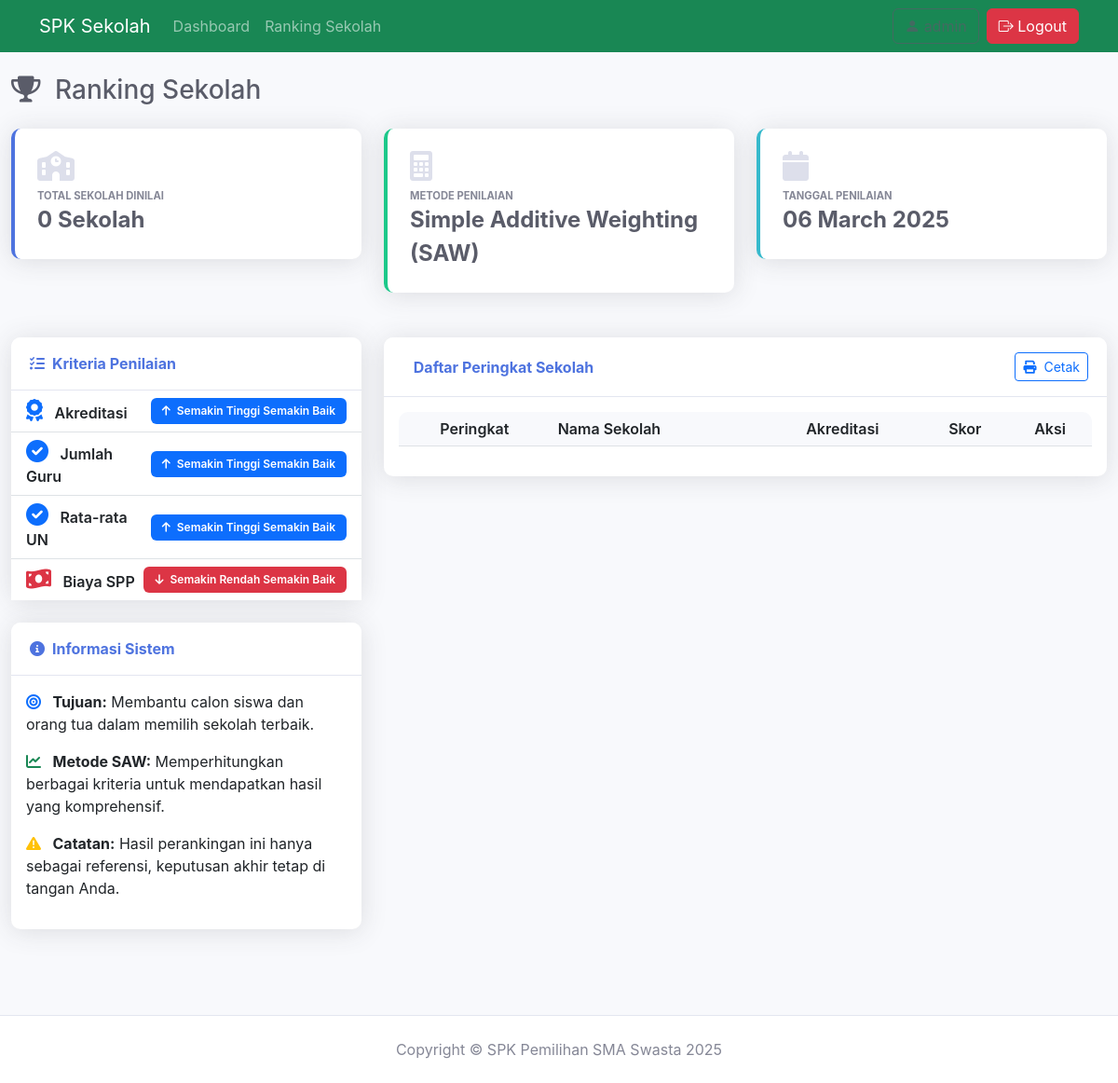
/user/lihat_ranking.php (signed in), run on the app's committed database.
### tables this page shows
CREATE TABLE `kriteria` (
  `id_kriteria` INT AUTO_INCREMENT PRIMARY KEY,
  `nama_kriteria` VARCHAR(100) NOT NULL,
  `bobot` DECIMAL(5,2) NOT NULL,
  `tipe` ENUM('benefit', 'cost') NOT NULL
);

### user/lihat_ranking.php (the view, shortened to what this page needs)
<?php
require_once '../config.php';
require_once 'navbar.php';
$kriteria = mysqli_query($koneksi, "SELECT * FROM kriteria");
$kriteria_data = [];
while($k = mysqli_fetch_assoc($kriteria)) {
    $kriteria_data[] = $k;
}
$ranking = mysqli_query($koneksi, "
    SELECT ha.total_skor, ha.peringkat, s.*
    FROM hasil_akhir ha
    JOIN sekolah s ON ha.id_sekolah = s.id_sekolah
    ORDER BY ha.total_skor DESC
");
$total_sekolah = mysqli_num_rows($ranking);
?>
<!DOCTYPE html>
<html lang="id">
<head>
    <link href="https://cdn.jsdelivr.net/npm/bootstrap@5.3.0-alpha1/dist/css/bootstrap.min.css" rel="stylesheet">
    <link rel="stylesheet" href="https://cdnjs.cloudflare.com/ajax/libs/font-awesome/6.0.0/css/all.min.css">
</head>
<body>
    <div class="container-fluid py-4">
        <h1 class="h3 mb-4 text-gray-500">
            <i class="fas fa-trophy me-2"></i> Ranking Sekolah
        </h1>
        <div class="row mb-4">
            <div class="col-xl-4 col-md-6 mb-4">
                <div class="stat-card stat-card-primary">
                    <div class="stat-card-icon">
                        <i class="fas fa-school"></i>
                    </div>
                    <div class="stat-card-title">Total Sekolah Dinilai</div>
                    <div class="stat-card-value"><?php echo $total_sekolah; ?> Sekolah</div>
                </div>
            </div>
            <div class="col-xl-4 col-md-6 mb-4">
                <div class="stat-card stat-card-success">
                    <div class="stat-card-icon">
                        <i class="fas fa-calculator"></i>
                    </div>
                    <div class="stat-card-title">Metode Penilaian</div>
                    <div class="stat-card-value">Simple Additive Weighting (SAW)</div>
                </div>
            </div>
            <div class="col-xl-4 col-md-12 mb-4">
                <div class="stat-card" style="border-left-color: #36b9cc;">
                    <div class="stat-card-icon">
                        <i class="fas fa-calendar"></i>
                    </div>
                    <div class="stat-card-title">Tanggal Penilaian</div>
                    <div class="stat-card-value"><?php echo date("d F Y"); ?></div>
                </div>
            </div>
        </div>
        <div class="row">
            <div class="col-lg-4 mb-4">
                <div class="card">
                    <div class="card-header d-flex align-items-center">
                        <i class="fas fa-list-check me-2"></i>
                        <span>Kriteria Penilaian</span>
                    </div>
                    <div class="card-body p-0">
                        <div class="list-group list-group-flush">
                            <?php
                            $icons = [
                                'rata_un' => 'fas fa-graduation-cap',
                                'total_guru' => 'fas fa-chalkboard-teacher',
                                'biaya_spp' => 'fas fa-money-bill-wave',
                                'akreditasi' => 'fas fa-award',
                                'default' => 'fas fa-check-circle'
                            ];
                            foreach($kriteria_data as $k) {
                                $icon_key = strtolower(str_replace(' ', '_', $k['nama_kriteria']));
                                $icon = isset($icons[$icon_key]) ? $icons[$icon_key] : $icons['default'];
                                $badge_color = $k['tipe'] == 'benefit' ? 'primary' : 'danger';
                            ?>
                                <div class="list-group-item criterion-card d-flex justify-content-between align-items-center">
                                    <div>
                                        <i class="<?php echo $icon; ?> criterion-icon text-<?php echo $badge_color; ?>"></i>
                                        <span class="fw-semibold"><?php echo $k['nama_kriteria']; ?></span>
                                    </div>
                                    <span class="badge bg-<?php echo $badge_color; ?> badge-criteria">
                                        <i class="fas <?php echo $k['tipe'] == 'benefit' ? 'fa-arrow-up' : 'fa-arrow-down'; ?> me-1"></i>
                                        <?php
                                        echo $k['tipe'] == 'benefit' ? 'Semakin Tinggi Semakin Baik' : 'Semakin Rendah Semakin Baik';
                                        ?>
                                    </span>
                                </div>
                            <?php } ?>
                        </div>
                    </div>
                </div>
                <div class="card mt-4">
                    <div class="card-header d-flex align-items-center">
                        <i class="fas fa-info-circle me-2"></i>
                        <span>Informasi Sistem</span>
                    </div>
                    <div class="card-body">
                        <p><i class="fas fa-bullseye text-primary me-2"></i> <strong>Tujuan:</strong> Membantu calon siswa dan orang tua dalam memilih sekolah terbaik.</p>
                        <p><i class="fas fa-chart-line text-success me-2"></i> <strong>Metode SAW:</strong> Memperhitungkan berbagai kriteria untuk mendapatkan hasil yang komprehensif.</p>
                        <p><i class="fas fa-exclamation-triangle text-warning me-2"></i> <strong>Catatan:</strong> Hasil perankingan ini hanya sebagai referensi, keputusan akhir tetap di tangan Anda.</p>
                    </div>
                </div>
            </div>
            <div class="col-lg-8">
                <div class="card">
                    <div class="card-header d-flex align-items-center justify-content-between">
                        <div>
                            <span>Daftar Peringkat Sekolah</span>
                        </div>
                        <div>
                            <button class="btn btn-sm btn-outline-primary" id="printBtn">
                                <i class="fas fa-print me-1"></i> Cetak
                            </button>
                        </div>
                    </div>
                    <div class="card-body">
                        <div class="table-responsive">
                            <table class="table table-hover" id="rankingTable">
                                <thead>
                                    <tr>
                                        <th class="text-center">Peringkat</th>
                                        <th>Nama Sekolah</th>
                                        <th class="text-center">Akreditasi</th>
                                        <th class="text-center">Skor</th>
                                        <th class="text-center">Aksi</th>
                                    </tr>
                                </thead>
                            </table>
                        </div>
                    </div>
                </div>
            </div>
        </div>
    </div>
    <div class="mt-4">
        <?php require_once 'footer.php'; ?>
    </div>
</body>
</html>

### user/lihat_ranking.php (style rules this page uses)
:root { --primary-color: #4e73df; --secondary-color: #f8f9fc; --text-primary: #5a5c69; --text-secondary: #858796; }
body { background-color: #f8f9fc; color: var(--text-primary); font-family: 'Nunito', -apple-system, BlinkMacSystemFont, 'Segoe UI', Roboto, 'Helvetica Neue', Arial, sans-serif; }
.card { border: none; border-radius: 10px; box-shadow: 0 0.15rem 1.75rem 0 rgba(58, 59, 69, 0.15); margin-bottom: 20px; }
.card-header { background-color: white; border-bottom: 1px solid #e3e6f0; color: #4e73df; font-weight: 700; padding: 1rem 1.25rem; border-top-left-radius: 10px !important; border-top-right-radius: 10px !important; }
.table-responsive { border-radius: 10px; }
.table th { font-weight: 600; background-color: #f8f9fc; border-top: none; }
.badge-criteria { padding: 0.5rem 0.75rem; font-weight: 600; font-size: 0.75rem; }
.stat-card { display: flex; flex-direction: column; min-width: 0; padding: 1.5rem; border-left: 4px solid; background-color: white; border-radius: 10px; box-shadow: 0 0.15rem 1.75rem 0 rgba(58, 59, 69, 0.15); }
.stat-card-primary { border-left-color: #4e73df; }
.stat-card-success { border-left-color: #1cc88a; }
.stat-card .stat-card-icon { color: #dddfeb; font-size: 2rem; margin-bottom: 0.5rem; }
.stat-card .stat-card-title { color: var(--text-secondary); font-size: 0.7rem; font-weight: 700; text-transform: uppercase; }
.stat-card .stat-card-value { color: var(--text-primary); font-size: 1.5rem; font-weight: 700; margin-bottom: 0; }
.criterion-card { transition: transform 0.2s; }
.criterion-icon { font-size: 1.5rem; margin-right: 0.5rem; }

### data on the page
kriteria: nama_kriteria "Akreditasi", tipe "Semakin Tinggi Semakin Baik"
kriteria: nama_kriteria "Jumlah Guru", tipe "Semakin Tinggi Semakin Baik"
kriteria: nama_kriteria "Rata-rata UN", tipe "Semakin Tinggi Semakin Baik"
kriteria: nama_kriteria "Biaya SPP", tipe "Semakin Rendah Semakin Baik"

### other printed values
$total_sekolah "0"
